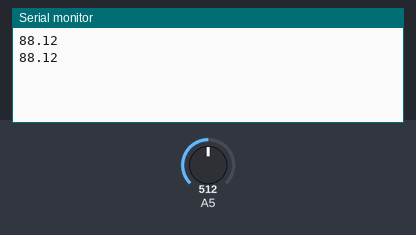
A sketch run on a simulated Arduino Uno, built with avr-gcc and run on an emulated ATmega328P. On the bench: the last lines printed to the serial monitor. The inputs (shaded band) are chosen by the test bench; at power-on: A5 = 512.

Above: at 1.8 s.
1.9 s: A5 set to 716
At 2.8 s:
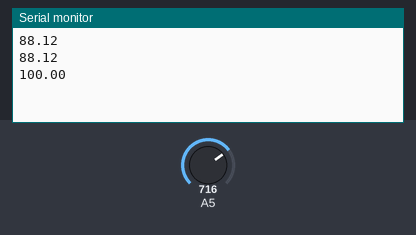
3.4 s: A5 set to 511
At 4.5 s:
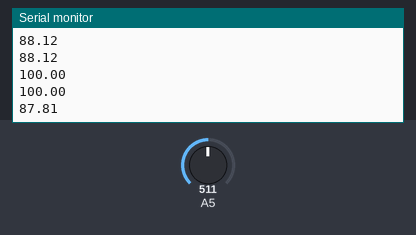
Timing chart, 0 to 6.4 s (numbered marks = the images above; inputs shaded):
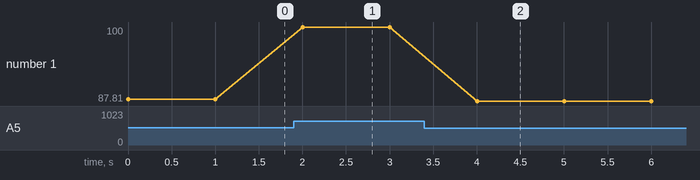

Measured:
- after the input at 1.9 s, the serial monitor: prints a new line after 0.10 s (image 1)
- after the input at 3.4 s, the serial monitor: prints a new line after 0.60 s (image 2)
- plotted number 1: 88.12 → 100 after the input at 1.9 s, 100 → 87.81 after the input at 3.4 s

The sketch:

sensorUmidadeVititech.ino
```cpp
const int ValorAgua = 550;
const int ValorAr = 230;

int valorUmidadeSolo = 0;
float porcentagemUmidade = 0;

void setup() {
  Serial.begin(9600);
}

void loop() {
  valorUmidadeSolo = analogRead(A5);

  int faixa = ValorAgua - ValorAr;

  int distancia = valorUmidadeSolo - ValorAr;

  porcentagemUmidade = (float)distancia / faixa * 100.0;

  if (porcentagemUmidade < 0) porcentagemUmidade = 0;
  if (porcentagemUmidade > 100) porcentagemUmidade = 100;


  Serial.println(porcentagemUmidade);

  delay(1000);
}
```
